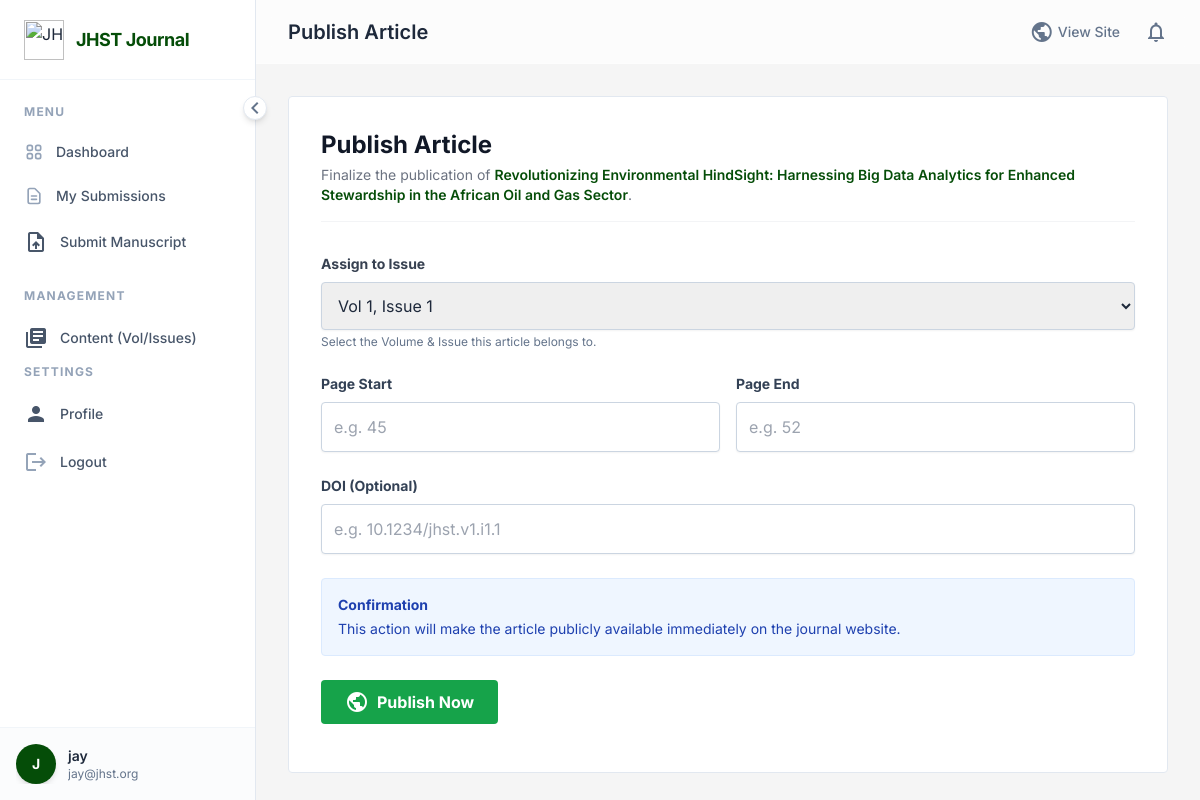
The page /publish_article/3/ (signed in) on the database its author committed.
### journal/models.py (models this page shows, shortened)
class User(AbstractUser):
    is_researcher = models.BooleanField(default=False)
    is_reviewer = models.BooleanField(default=False)
    is_editor = models.BooleanField(default=False)
    affiliation = models.CharField(max_length=255, blank=True)

class Manuscript(models.Model):
    STATUS_CHOICES = [
        ('submitted', 'Submitted'),
        ('under_review', 'Under Review'),
        ('accepted', 'Accepted'),
        ('rejected', 'Rejected'),
        ('published', 'Published'),
    ]
    title = models.CharField(max_length=255)
    abstract = models.TextField()
    file = models.FileField(upload_to='manuscripts/')
    co_authors = models.CharField(max_length=500, blank=True, help_text="Names of co-authors, separated by commas")
    affiliations = models.TextField(blank=True, help_text="Author affiliations")
    author = models.ForeignKey(User, on_delete=models.CASCADE, related_name='manuscripts')
    reviewer = models.ForeignKey(User, on_delete=models.SET_NULL, null=True, blank=True, related_name='assigned_manuscripts')
    submitted_date = models.DateTimeField(auto_now_add=True)
    status = models.CharField(max_length=20, choices=STATUS_CHOICES, default='submitted')
    keywords = models.CharField(max_length=255, help_text="Comma-separated keywords")

### journal/views.py (the view, shortened to what this page needs)
# urls.py: path('publish_article/<int:manuscript_id>/', views.publish_article, name='publish_article'),
@login_required
def publish_article(request, manuscript_id):
    if not request.user.is_editor:
        return redirect('dashboard')
    manuscript = get_object_or_404(Manuscript, id=manuscript_id)
    issues = Issue.objects.all()
    return render(request, 'dashboard/publish_article.html', {'manuscript': manuscript, 'issues': issues})

### journal/models.py (called while the page is built)
    def __str__(self):
        return f"Vol {self.volume.number}, Issue {self.number}"

### templates/dashboard/publish_article.html (shortened to what this page needs)
﻿{% extends 'dashboard/dashboard_base.html' %} {% block dashboard_title %}Publish
Article{% endblock %} {% block content %}
<div class="max-w-5xl mx-auto">
  <div
    class="bg-white dark:bg-card-dark border border-border-light dark:border-border-dark rounded p-8"
  >
    <div class="mb-8 border-b border-gray-100 dark:border-gray-700 pb-4">
      <h2 class="text-2xl font-display font-bold text-gray-900 dark:text-white">
        Publish Article
      </h2>
      <p class="text-sm text-gray-500 mt-1">
        Finalize the publication of
        <span class="font-semibold text-primary">{{ manuscript.title }}</span>.
      </p>
    </div>
    <div class="w-full">
      <form method="post" class="space-y-6">
        <div>
          <label
            for="issue"
            class="block text-sm font-bold text-gray-700 dark:text-gray-300 mb-2"
          >
            Assign to Issue
          </label>
          <select
            name="issue"
            id="issue"
            class="w-full rounded border border-slate-300 focus:border-primary focus:ring focus:ring-primary focus:ring-opacity-50 dark:bg-card-dark dark:border-slate-600 dark:text-white p-3 shadow-sm transition-colors"
          >
            {% for issue in issues %}
            <option value="{{ issue.id }}">{{ issue }}</option>
            {% endfor %}
          </select>
          <p class="text-xs text-slate-500 mt-1">
            Select the Volume & Issue this article belongs to.
          </p>
        </div>
        <div class="grid grid-cols-2 gap-4">
          <div>
            <label
              for="page_start"
              class="block text-sm font-bold text-slate-700 dark:text-gray-300 mb-2"
              >Page Start</label
            >
            <input
              type="number"
              name="page_start"
              id="page_start"
              placeholder="e.g. 45"
              class="w-full rounded border border-slate-300 focus:border-primary focus:ring focus:ring-primary focus:ring-opacity-50 dark:bg-card-dark dark:border-slate-600 dark:text-white p-3 shadow-sm transition-colors"
            />
          </div>
          <div>
            <label
              for="page_end"
              class="block text-sm font-bold text-slate-700 dark:text-gray-300 mb-2"
              >Page End</label
            >
            <input
              type="number"
              name="page_end"
              id="page_end"
              placeholder="e.g. 52"
              class="w-full rounded border border-slate-300 focus:border-primary focus:ring focus:ring-primary focus:ring-opacity-50 dark:bg-card-dark dark:border-slate-600 dark:text-white p-3 shadow-sm transition-colors"
            />
          </div>
        </div>
        <div>
          <label
            for="doi"
            class="block text-sm font-bold text-slate-700 dark:text-gray-300 mb-2"
            >DOI (Optional)</label
          >
          <input
            type="text"
            name="doi"
            id="doi"
            placeholder="e.g. 10.1234/jhst.v1.i1.1"
            class="w-full rounded border border-slate-300 focus:border-primary focus:ring focus:ring-primary focus:ring-opacity-50 dark:bg-card-dark dark:border-slate-600 dark:text-white p-3 shadow-sm transition-colors"
          />
        </div>
        <div
          class="bg-blue-50 dark:bg-blue-900/20 p-4 rounded border border-blue-100 dark:border-blue-800 text-sm text-blue-800 dark:text-blue-200 mb-4"
        >
          <span class="font-bold block mb-1">Confirmation</span>
          This action will make the article publicly available immediately on
          the journal website.
        </div>
        <button
          type="submit"
          class="bg-green-600 text-white font-bold py-2.5 px-6 rounded hover:bg-green-700 transition flex items-center"
        >
          <span class="material-icons text-sm mr-2">public</span> Publish Now
        </button>
      </form>
    </div>
  </div>
</div>
{% endblock %}

### templates/dashboard/dashboard_base.html (shortened to what this page needs)
{% load static %}
<!DOCTYPE html>
<html lang="en" class="scroll-smooth">
  <head>
    <script src="https://cdn.tailwindcss.com"></script>
  </head>
  <body
    class="bg-[#ededed]/50 dark:bg-bg-dark text-slate-800 dark:text-gray-100 font-sans antialiased min-h-screen flex overflow-hidden"
  >
    <aside
      id="sidebar"
      class="bg-white dark:bg-card-dark border-r border-slate-200 dark:border-slate-700 flex flex-col fixed h-full z-40 sidebar-transition w-64 shadow-2xl md:shadow-none transform -translate-x-full md:translate-x-0"
    >
      <div
        class="h-20 flex items-center px-6 border-b border-slate-100 dark:border-slate-800/50"
      >
        <a
          href="{% url 'index' %}"
          class="flex items-center gap-3 overflow-hidden whitespace-nowrap"
        >
          <img
            src="{% static 'assets/images/jhst-logo.png' %}"
            alt="JHST Logo"
            class="h-10 w-auto object-contain flex-shrink-0"
          />
          <span
            class="font-display font-bold text-lg tracking-tight text-primary dark:text-white sidebar-header-text transition-opacity duration-300"
          >
            JHST Journal
          </span>
        </a>
      </div>
      <nav class="flex-1 overflow-y-auto py-6 px-3 space-y-1 no-scrollbar">
        <div class="mb-6">
          <p
            class="px-3 text-xs font-bold text-slate-400 uppercase tracking-widest mb-3 section-label transition-opacity duration-300"
          >
            Menu
          </p>
          <a
            href="{% url 'dashboard' %}"
            class="sidebar-link group flex items-center px-3 py-2.5 text-sm font-medium text-slate-600 dark:text-gray-300 rounded hover:text-primary dark:hover:text-white transition-colors duration-200 mb-1 {% if request.resolver_match.url_name == 'dashboard' %}active{% endif %}"
            title="Dashboard"
          >
            <span class="link-text whitespace-nowrap">Dashboard</span>
          </a>
          <a
            href="{% url 'my_submissions' %}"
            class="sidebar-link group flex items-center px-3 py-2.5 text-sm font-medium text-slate-600 dark:text-gray-300 rounded hover:text-primary dark:hover:text-white transition-colors duration-200 mb-1 {% if request.resolver_match.url_name == 'my_submissions' %}active{% endif %}"
            title="My Submissions"
          >
            <span class="link-text whitespace-nowrap">My Submissions</span>
          </a>
          {% if user.is_researcher %}
          <a
            href="{% url 'submit_manuscript' %}"
            class="sidebar-link group flex items-center px-3 py-2.5 text-sm font-medium text-slate-600 dark:text-gray-300 rounded hover:text-primary dark:hover:text-white transition-colors duration-200 mb-1"
            title="Submit Manuscript"
          >
            <span
              class="material-icons text-xl mr-3 group-hover:text-primary transition-colors"
              >upload_file</span
            >
            <span class="link-text whitespace-nowrap">Submit Manuscript</span>
          </a>
          {% endif %}
        </div>
        {% if user.is_editor %}
        <div class="mb-6">
          <p
            class="px-3 text-xs font-bold text-slate-400 uppercase tracking-widest mb-3 section-label transition-opacity duration-300"
          >
            Management
          </p>
          <a
            href="{% url 'manage_volumes' %}"
            class="sidebar-link group flex items-center px-3 py-2.5 text-sm font-medium text-slate-600 dark:text-gray-300 rounded hover:text-primary dark:hover:text-white transition-colors duration-200 mb-1 {% if request.resolver_match.url_name == 'manage_volumes' %}active{% endif %}"
            title="Volumes & Issues"
          >
            <span
              class="material-icons text-xl mr-3 group-hover:text-primary transition-colors"
              >library_books</span
            >
            <span class="link-text whitespace-nowrap"
              >Content (Vol/Issues)</span
            >
          </a>
        </div>
        {% endif %}
        <div class="mb-6">
          <p
            class="px-3 text-xs font-bold text-slate-400 uppercase tracking-widest mb-3 section-label transition-opacity duration-300"
          >
            Settings
          </p>
          <a
            href="{% url 'profile' %}"
            class="sidebar-link group flex items-center px-3 py-2.5 text-sm font-medium text-slate-600 dark:text-gray-300 rounded hover:text-primary dark:hover:text-white transition-colors duration-200 mb-1 {% if request.resolver_match.url_name == 'profile' %}active{% endif %}"
            title="Profile"
          >
            <span
              class="material-icons text-xl mr-3 group-hover:text-primary transition-colors"
              >person</span
            >
            <span class="link-text whitespace-nowrap">Profile</span>
          </a>
          <form action="{% url 'logout' %}" method="post" class="w-full">
            <button
              type="submit"
              class="sidebar-link group w-full flex items-center px-3 py-2.5 text-sm font-medium text-slate-600 dark:text-gray-300 rounded hover:bg-red-50 dark:hover:bg-red-900/10 hover:text-red-600 transition-colors duration-200"
              title="Logout"
            >
              <span
                class="material-icons text-xl mr-3 text-slate-400 group-hover:text-red-500 transition-colors"
                >logout</span
              >
              <span class="link-text whitespace-nowrap">Logout</span>
            </button>
          </form>
        </div>
      </nav>
      <div
        class="p-4 border-t border-slate-100 dark:border-slate-800/50 bg-slate-50/50 dark:bg-slate-900/50"
      >
        <div class="flex items-center overflow-hidden whitespace-nowrap">
          <div
            class="h-10 w-10 rounded-full bg-primary text-white flex items-center justify-center font-bold text-sm shadow-md flex-shrink-0"
          >
            {{ user.username|slice:":1"|upper }}
          </div>
          <div class="ml-3 user-info transition-opacity duration-300">
            <p class="text-sm font-semibold text-slate-800 dark:text-gray-200">
              {{ user.username }}
            </p>
            <p class="text-xs text-slate-500 truncate max-w-[140px]">
              {{ user.email }}
            </p>
          </div>
        </div>
      </div>
      <button
        id="sidebar-collapse-btn"
        class="absolute -right-3 top-24 bg-white dark:bg-slate-800 border border-slate-200 dark:border-slate-600 rounded-full p-1 shadow-md hidden md:flex items-center justify-center text-slate-500 hover:text-primary transition-transform duration-300 z-50 w-6 h-6"
        aria-label="Toggle Sidebar"
      >
        <span
          class="material-icons text-sm transform transition-transform duration-300"
          id="collapse-icon"
          >chevron_left</span
        >
      </button>
    </aside>
    <div
      id="main-content"
      class="flex-1 md:ml-64 flex flex-col h-screen overflow-hidden main-content-transition"
    >
      <header
        class="glass sticky top-0 z-20 h-16 flex items-center justify-between px-6 md:px-8"
      >
        <div class="flex items-center">
          <h1
            class="text-xl font-display font-semibold text-slate-800 dark:text-white hidden sm:block"
          >
            {% block dashboard_title %}Overview{% endblock %}
          </h1>
        </div>
        <div class="flex items-center space-x-6">
          <a
            href="{% url 'index' %}"
            class="text-sm font-medium text-slate-500 hover:text-primary transition-colors flex items-center gap-1"
          >
            <span class="material-icons text-base">public</span>
            <span class="hidden sm:inline">View Site</span>
          </a>
          <div
            class="relative notification-bell cursor-pointer"
            id="notification-bell"
          >
            <span
              class="material-icons text-slate-500 hover:text-primary transition-colors"
              >notifications_none</span
            >
          </div>
        </div>
      </header>
      <main class="p-6 md:p-8 overflow-y-auto flex-1">
        <div class="mx-auto max-w-7xl animate-fade-in-up">
          {% block content %}{% endblock %}
        </div>
      </main>
    </div>
  </body>
</html>

### templates/dashboard/dashboard_base.html (style rules this page uses)
body { font-family: "Inter", sans-serif; }
.sidebar-transition { transition: width 0.3s cubic-bezier(0.4, 0, 0.2, 1), transform 0.3s cubic-bezier(0.4, 0, 0.2, 1); }
.main-content-transition { transition: margin-left 0.3s cubic-bezier(0.4, 0, 0.2, 1); }
.sidebar-link { position: relative; overflow: hidden; }
.sidebar-link::before { content: ""; position: absolute; left: 0; top: 0; bottom: 0; width: 3px; background-color: #054d08; transform: scaleY(0); transition: transform 0.2s ease; border-top-right-radius: 4px; border-bottom-right-radius: 4px; }
.glass { background: rgba(255, 255, 255, 0.7); backdrop-filter: blur(10px); -webkit-backdrop-filter: blur(10px); border-bottom: 1px solid rgba(255, 255, 255, 0.3); }
.no-scrollbar { -ms-overflow-style: none; scrollbar-width: none; }
* { scrollbar-width: thin; scrollbar-color: rgba(156, 163, 175, 0.5) transparent; }
.animate-fade-in-up { animation: fadeInUp 0.5s ease-out forwards; }

### rows shown on the page
User: username "J", username "jay", email "jay@jhst.org"
Manuscript: title "Revolutionizing Environmental HindSight: Harnessing Big Data Analytics for Enhanced Stewardship in the African Oil and Gas Sector"

### other values the page prints
form field issue "Vol 1, Issue 1"
